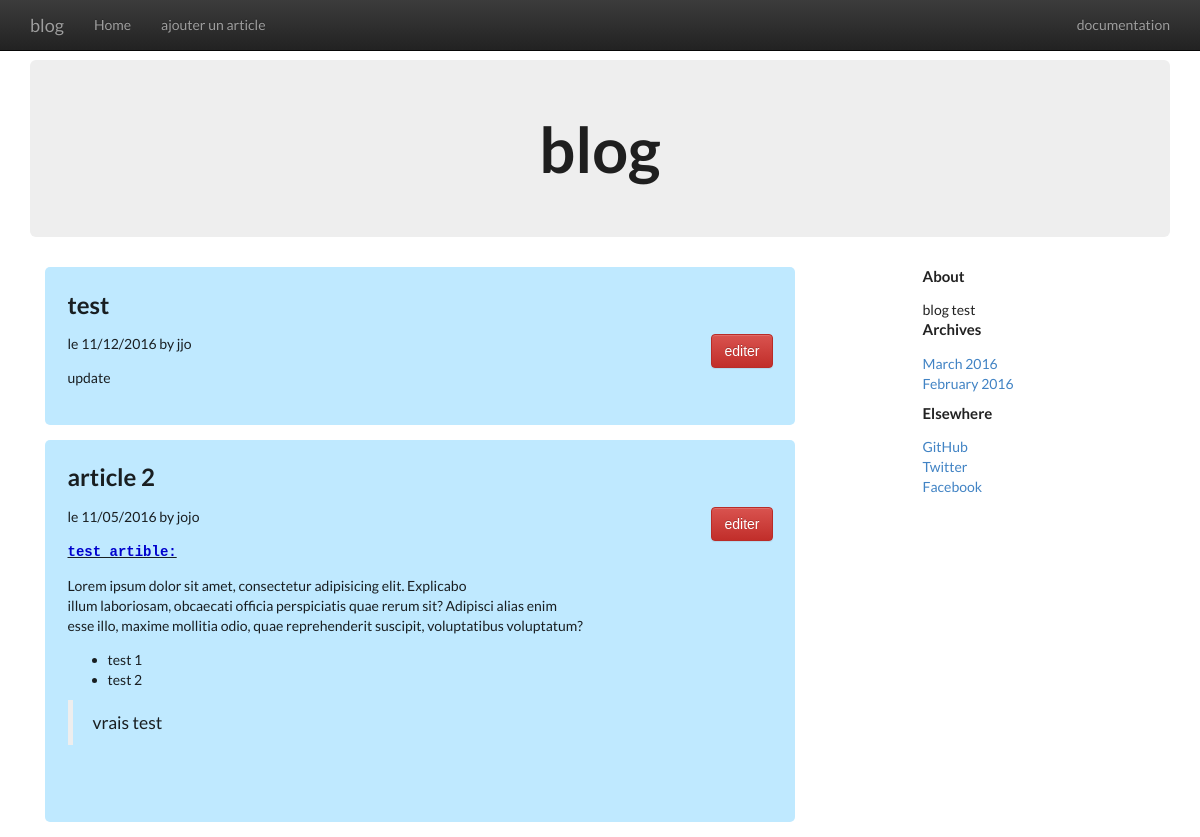
The page / on the database its author committed.
### tables this page shows
CREATE TABLE `posts` (
  `id` int(11) NOT NULL,
  `titre` varchar(255) NOT NULL,
  `date` varchar(255) NOT NULL,
  `auteur` varchar(255) NOT NULL,
  `article` longtext NOT NULL
);

### Config/Config.php (called while the page is built, shortened)
<?php
class Config
{
    public static function Params($name){
        $param = [
            'host'     => '127.0.0.1',
            'dbName'   => 'blog',
            'user'     => 'jojo',
            'pass'     => 'jojo',
            'title'    => 'blog',
            'css'      => '../App/Css/style.css',
            'js'       => '../App/Js/app.js',
            'img'      => '../App/img/',
            'template' => '../template/default.php',
            'Views'      => '../Public/Views/',
            'Controller'      => '../Public/Controller/',
            'Model'      => '../Public/Model/',
            'home'     => 'home',
        ];
        return $param[$name];
    }
}

### Public/Model/Model_home.php (called while the page is built)
<?php
$query = new \Lib\database\bdd();
$requete = $query->select('*')->from('posts')->send();
?>

### Lib/database/bdd.php (called while the page is built, shortened)
<?php
class bdd
{
    private $tab = [];
    private $from = [];
    private $requette = '';
    public function __construct()
    {
        try
        {
            $this->bdd = new PDO('mysql:host='. Config::Params('host') .';dbname='. Config::Params('dbName') .';charset=utf8', Config::Params('user') , Config::Params('pass'));
        }
        catch (Exception $e)
        {
            die('Erreur : ' . $e->getMessage());
        }
    }
    public function select()
    {
        $this->fields = func_get_args();
        $this->requette = 'SELECT ' . implode(', ', $this->fields);
        return $this;
    }
    public function from($table, $alias = null)
    {
        if (is_null($alias)) {
            $this->from[] = $table;
            $this->requette .= ' FROM ' . implode(', ', $this->from);
        } else {
            $this->from[] = "$table AS $alias";
            $this->requette .= ' FROM ' . implode(', ', $this->from);
        }
        return $this;
    }
    public function send()
    {
        $stmt = $this->bdd->prepare($this->requette);
        if (isset($this->tab[0][0]) != true) {
            $this->tab[0][0] = null;
        }
        $stmt->execute($this->tab[0][0]);
        return $stmt->fetchAll();
    }
}

### Public/Views/View_home.php (the view)
<div class="jumbotron">
    <div class="container">
        <h1 style="text-align: center">blog</h1>
    </div>
</div>
<div class="container">
    <div class="row">
        <div class="col-sm-8 blog-main">
            <?php  for ($i = 0; $i < sizeof($requete); $i++): ?>
            <div class="blog-post" style="background-color: #bfe9ff; padding: 3%; margin-bottom: 2%;border-radius: 5px">
                <h2 class="blog-post-title"><?= $requete[$i]['titre'] ?></h2>
                <span style="float: right"><a href="index.php?p=edit&id=<?= $requete[$i]['id'] ?>"><button type="button" class="btn btn-danger">editer</button></a></span>
                <p class="blog-post-meta">le <?= $requete[$i]['date'] ?> by <?= $requete[$i]['auteur'] ?></p>
                <p><?= $requete[$i]['article'] ?></p>
            </div>
            <?php endfor; ?>
        </div>
        <div class="col-sm-3 col-sm-offset-1 blog-sidebar">
            <div class="sidebar-module sidebar-module-inset">
                <h4>About</h4>
                <p>blog test</p>
            </div>
            <div class="sidebar-module">
                <h4>Archives</h4>
                <ol class="list-unstyled">
                    <li><a href="#">March 2016</a></li>
                    <li><a href="#">February 2016</a></li>
                </ol>
            </div>
            <div class="sidebar-module">
                <h4>Elsewhere</h4>
                <ol class="list-unstyled">
                    <li><a href="#">GitHub</a></li>
                    <li><a href="#">Twitter</a></li>
                    <li><a href="#">Facebook</a></li>
                </ol>
            </div>
        </div>
    </div>
</div>

### Public/index.php (shortened to what this page needs)
<?php
$file = file_exists('../install/install.php');
if ($file) {
    include_once '../install/install.php';
} else {
    include_once Config\Config::Params('template');
}

### template/default.php (shortened to what this page needs)
<!doctype html>
<html lang="fr">
<head>
    <link rel="stylesheet" href="https://maxcdn.bootstrapcdn.com/bootstrap/3.3.7/css/bootstrap.min.css">
    <link rel="stylesheet" href="https://cdnjs.cloudflare.com/ajax/libs/semantic-ui/2.2.2/semantic.css">
    <link rel="stylesheet" href="https://maxcdn.bootstrapcdn.com/bootstrap/3.3.7/css/bootstrap-theme.min.css">
    <link rel="stylesheet" href="//code.jquery.com/ui/1.12.1/themes/base/jquery-ui.css">
    <link rel="stylesheet" href="<?= Config\Config::Params('css') ?>">
</head>
<body>
<nav class="navbar navbar-inverse navbar-fixed-top">
    <div class="container">
        <div class="navbar-header">
            <a class="navbar-brand" href="#"><?= Config\Config::Params('title') ?></a>
        </div>
        <div id="navbar" class="navbar-collapse collapse">
            <ul class="nav navbar-nav">
               <li><a href="index.php?p=home" >Home</a></li>
               <li><a href="index.php?p=add" >ajouter un article</a></li>
            </ul>
            <ul class="nav navbar-nav navbar-right">
                <li><a href="index.php?p=documentation">documentation</a></li>
            </ul>
        </div>
    </div>
</nav>
<div class="container" id="app" style="  padding-top: 5%;">
    <?php include '../Config/web.php' ?>
    </div>
</body>
</html>

### Lib/module/route/route.php (shortened to what this page needs)
<?php
class route
{
    public function send()
    {
        return $this->include_file();
    }
    public function include_file()
    {
        $temp = '';
        if ($_GET['p'] == 'documentation') {
            include_once '../Lib/doc/documentation.php';
        } else {
            if (isset($_GET["p"])) {
                $page = $_GET["p"];
            } else {
                $page = Config::Params('home');
            }
            $chemin = [
                0 => [
                    0 => Config::Params('Model'),
                    1 => "Model_$page.php",
                ],
                1 => [
                    0 => Config::Params('Controller'),
                    1 => "Ctrl_$page.php",
                ],
                2 => [
                    0 => Config::Params('Views'),
                    1 => "View_$page.php",
                ]
            ];
            for ($j = 0; $j < sizeof($chemin); $j++) {
                $dir = $chemin[$j][0] . $temp;
                $files = scandir($dir, 1);
                $file_root = $chemin[$j][1];
                for ($i = 0; $i < count($files) - 2; $i++) {
                    if (file_exists($dir . $file_root)) {
                        if ($files[$i] == $file_root) {
                            include_once $dir . $files[$i];
                        }
                    } else {
                        if ($dir == $chemin[2][0] . $temp) {
                            include_once '../Lib/module/error/404.php';
                        }
                    }
                }
            }
        }
        return $this;
    }
}

### rows shown on the page
posts: titre "test", date "11/12/2016", auteur "jjo", article "update"
posts: titre "article 2", date "11/05/2016", auteur "jojo", article "test artible: Lorem ipsum dolor sit amet, consectetur adipisicing elit. Explicabo illum laboriosam, obcaecati officia perspiciatis quae rerum sit? Adipisci alias enim esse illo, maxime mollitia odio, quae reprehenderit suscipit, voluptatibus voluptatum? test 1 test 2 vrais test"

### other values the page prints
Config\Config::Params('title') "blog"
